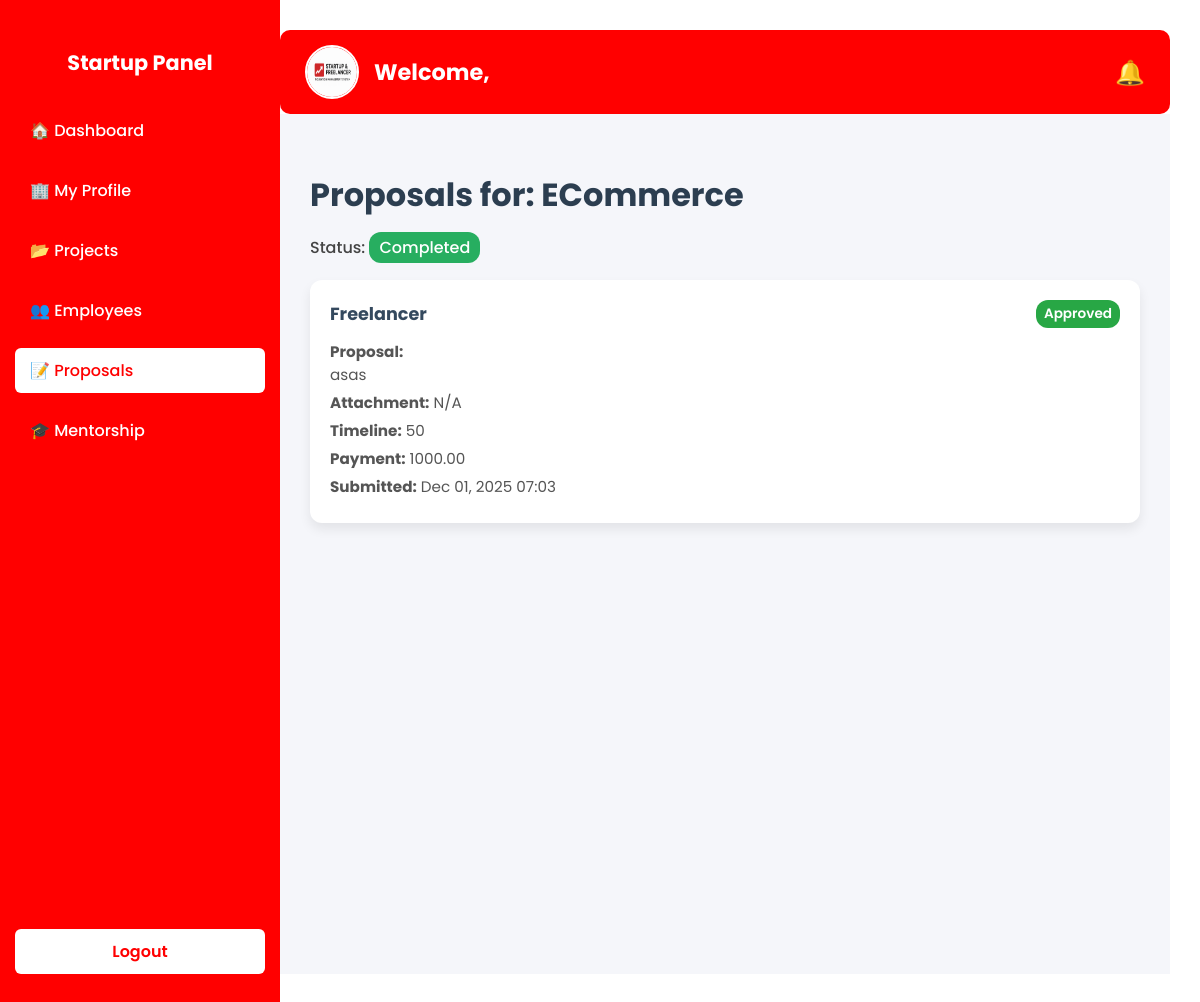
Before: /startup/proposals/3/ (signed in) with the older database file.
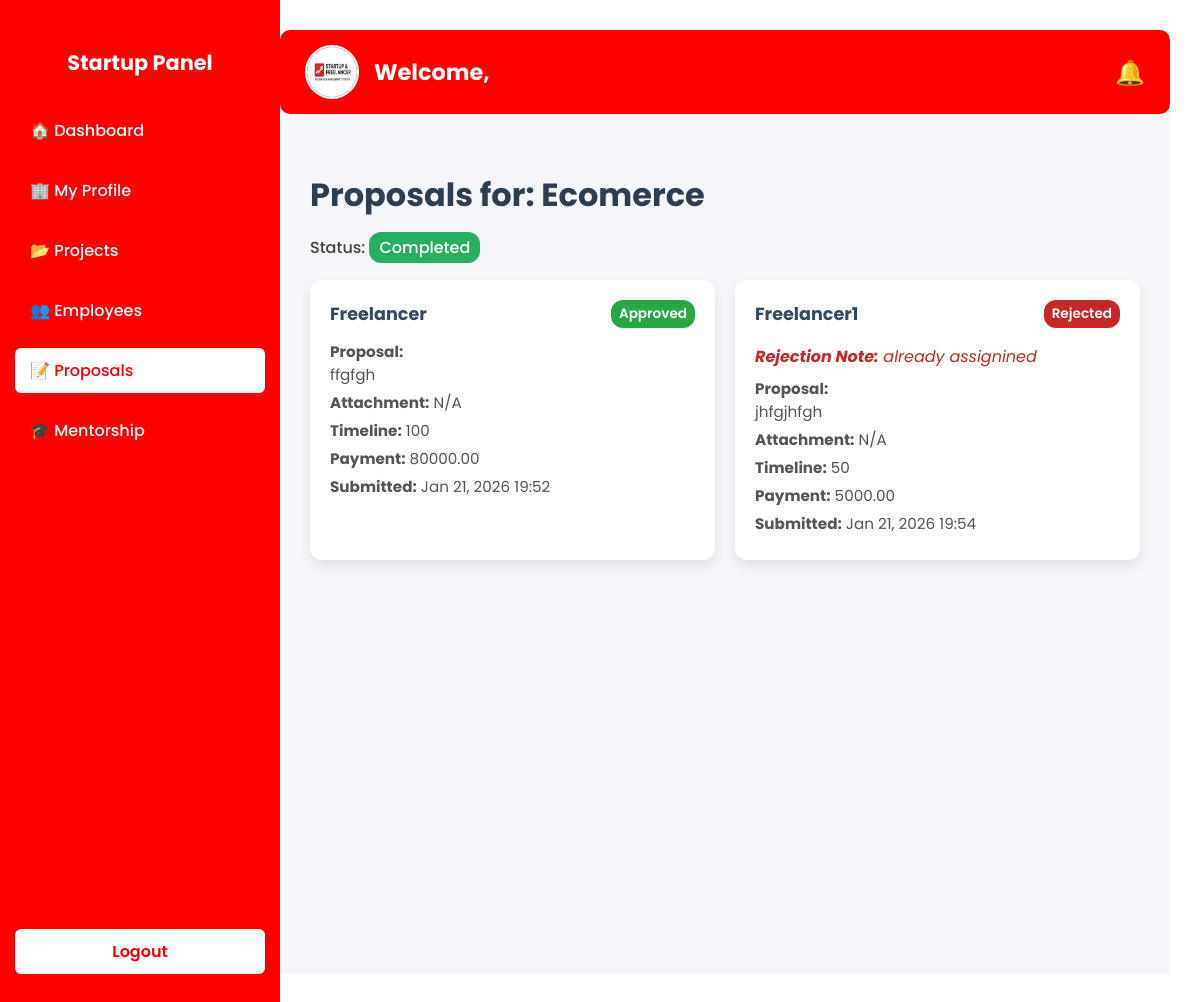
After: the same page with the newer database file.
### projects/models.py (models this page shows, shortened)
class Project(models.Model):
    startup = models.ForeignKey(StartupProfile, on_delete=models.CASCADE, related_name="projects")
    name = models.CharField(max_length=200)
    description = models.TextField()
    requirements_file = models.FileField(upload_to='project_requirements/', blank=True, null=True)  # Local file storage
    start_date = models.DateField()
    end_date = models.DateField(blank=True, null=True)
    status = models.CharField(max_length=20, choices=[
        ('PLANNED', 'Planned'),
        ('ONGOING', 'Ongoing'),
        ('COMPLETED', 'Completed')
    ], default='PLANNED')
    assigned_to_freelancers = models.BooleanField(default=False)
    employees_assigned = models.ManyToManyField(Employee, blank=True, related_name='projects')

class ProjectProposal(models.Model):
    project = models.ForeignKey(Project, on_delete=models.CASCADE, related_name="proposals")
    freelancer = models.ForeignKey(FreelancerProfile, on_delete=models.CASCADE, related_name="proposals")
    proposal_text = models.TextField()
    file = models.FileField(upload_to='proposal_attachments/')
    expected_timeline = models.CharField(max_length=100, blank=True, null=True)
    expected_payment = models.DecimalField(max_digits=10, decimal_places=2, blank=True, null=True)
    status = models.CharField(max_length=20, choices=[
        ('PENDING', 'Pending'),
        ('APPROVED', 'Approved'),
        ('REJECTED', 'Rejected')
    ], default='PENDING')
    rejection_note = models.TextField(blank=True, null=True)  # NEW: store rejection reason
    submitted_at = models.DateTimeField(auto_now_add=True)

### freelancer/models.py (models this page shows, shortened)
class FreelancerProfile(models.Model):
    user = models.OneToOneField(CustomUser, on_delete=models.CASCADE, related_name='freelancer_profile')
    full_name = models.CharField(max_length=100)
    contact_number = models.CharField(max_length=20, blank=True, null=True)
    bio = models.TextField(blank=True, null=True)
    hourly_rate = models.DecimalField(max_digits=8, decimal_places=2, blank=True, null=True)
    availability = models.CharField(
        max_length=50,
        choices=[('AVAILABLE', 'Available'), ('BUSY', 'Busy'), ('OFFLINE', 'Offline')],
        default='AVAILABLE'
    )
    profile_picture = models.ImageField(upload_to="freelancer/", blank=True, null=True)
    resume = models.FileField(blank=True, null=True)
    total_earnings = models.DecimalField(max_digits=10, decimal_places=2, default=0.00)
    created_at = models.DateTimeField(auto_now_add=True)
    updated_at = models.DateTimeField(auto_now=True)
    class Meta:
        verbose_name = "Freelancer Profile"
        verbose_name_plural = "Freelancer Profiles"

### accounts/models.py (models this page shows, shortened)
class CustomUser(AbstractUser):
    ROLE_CHOICES = [
        ('ADMIN', 'Admin'),
        ('STARTUP', 'Startup'),
        ('FREELANCER', 'Freelancer'),
        ('MENTOR', 'Mentor'),
        ('INVESTOR', 'Investor'),
    ]
    role = models.CharField(max_length=20, choices=ROLE_CHOICES, default='STARTUP')
    created_at = models.DateTimeField(auto_now_add=True)
    groups = models.ManyToManyField(
        Group,
        related_name='customuser_set',  # <--- change related_name
        blank=True,
        help_text='The groups this user belongs to.'
    )
    user_permissions = models.ManyToManyField(
        Permission,
        related_name='customuser_set',  # <--- change related_name
        blank=True,
        help_text='Specific permissions for this user.'
    )

### startup/views.py (the view)
# urls.py: path('proposals/<int:project_id>/', views.project_proposals_detail, name='project_proposals_detail'),
@login_required
def project_proposals_detail(request, project_id):
    project = get_object_or_404(Project, id=project_id, startup=request.user.startup_profile)
    proposals = project.proposals.all()
    return render(request, 'project_proposals_detail.html', {
        'project': project,
        'proposals': proposals
    })

### startup/templates/project_proposals_detail.html (shortened to what this page needs)
{% extends 'base_startup.html' %}
{% block content %}
<div class="page-container">
    <h2 class="page-title">Proposals for: {{ project.name }}</h2>
    <p class="project-status">
        Status: <span class="status {{ project.status|lower }}">{{ project.get_status_display }}</span>
    </p>
    {% if proposals %}
    <div class="proposals-grid">
        {% for p in proposals %}
        <div
            class="proposal-card {% if p.status == 'PENDING' %}pending{% elif p.status == 'APPROVED' %}approved{% else %}rejected{% endif %}">
            <div class="proposal-header">
                <h3>{{ p.freelancer.user.username }}</h3>
                <span class="status-badge">{{ p.get_status_display }}</span>
            </div>
            {% if p.status == 'REJECTED' and p.rejection_note %}
            <p class="rejection-note"><strong>Rejection Note:</strong> {{ p.rejection_note }}</p>
            {% endif %}
            <div class="proposal-body">
                <p><strong>Proposal:</strong><br>{{ p.proposal_text|linebreaksbr }}</p>
                <p><strong>Attachment:</strong>
                    {% if p.file %}<a href="{{ p.file.url }}" target="_blank">Download</a>{% else %}N/A{% endif %}
                </p>
                <p><strong>Timeline:</strong> {{ p.expected_timeline|default:"-" }}</p>
                <p><strong>Payment:</strong> {{ p.expected_payment|default:"-" }}</p>
                <p><strong>Submitted:</strong> {{ p.submitted_at|date:"M d, Y H:i" }}</p>
            </div>
        </div>
        {% endfor %}
    </div>
    {% else %}
    <p class="no-proposals">No proposals submitted yet.</p>
    {% endif %}
</div>
{% endblock %}

Changed rows visible on the page:
changed Project "Completed": name "ECommerce" → "Ecomerce"
changed ProjectProposal "Approved": proposal_text "asas" → "ffgfgh"; expected_timeline "50" → "100"; expected_payment "1000.00" → "80000.00"; submitted_at "Dec 01, 2025 07:03" → "Jan 21, 2026 19:52"
now on this page (row edited): ProjectProposal: freelancer.user.username "Freelancer1", status "Rejected", rejection_note "already assignined", proposal_text "jhfgjhfgh", file "N/A", expected_timeline "50", expected_payment "5000.00", submitted_at "Jan 21, 2026 19:54"
